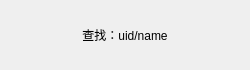
<?xml version="1.0" encoding="UTF-8"?>
<ui version="4.0">
 <class>AddUserItem</class>
 <widget class="QWidget" name="AddUserItem">
  <property name="geometry">
   <rect>
    <x>0</x>
    <y>0</y>
    <width>250</width>
    <height>70</height>
   </rect>
  </property>
  <property name="minimumSize">
   <size>
    <width>250</width>
    <height>70</height>
   </size>
  </property>
  <property name="maximumSize">
   <size>
    <width>250</width>
    <height>70</height>
   </size>
  </property>
  <property name="windowTitle">
   <string>Form</string>
  </property>
  <layout class="QHBoxLayout" name="horizontalLayout">
   <item>
    <widget class="QLabel" name="label_add_tip">
     <property name="minimumSize">
      <size>
       <width>40</width>
       <height>40</height>
      </size>
     </property>
     <property name="maximumSize">
      <size>
       <width>40</width>
       <height>40</height>
      </size>
     </property>
     <property name="text">
      <string/>
     </property>
    </widget>
   </item>
   <item>
    <widget class="QLabel" name="label_msg">
     <property name="text">
      <string>查找：uid/name</string>
     </property>
     <property name="alignment">
      <set>Qt::AlignCenter</set>
     </property>
    </widget>
   </item>
   <item>
    <widget class="QLabel" name="label_right_tip">
     <property name="minimumSize">
      <size>
       <width>40</width>
       <height>40</height>
      </size>
     </property>
     <property name="maximumSize">
      <size>
       <width>40</width>
       <height>40</height>
      </size>
     </property>
     <property name="text">
      <string/>
     </property>
    </widget>
   </item>
  </layout>
 </widget>
 <resources/>
 <connections/>
</ui>
